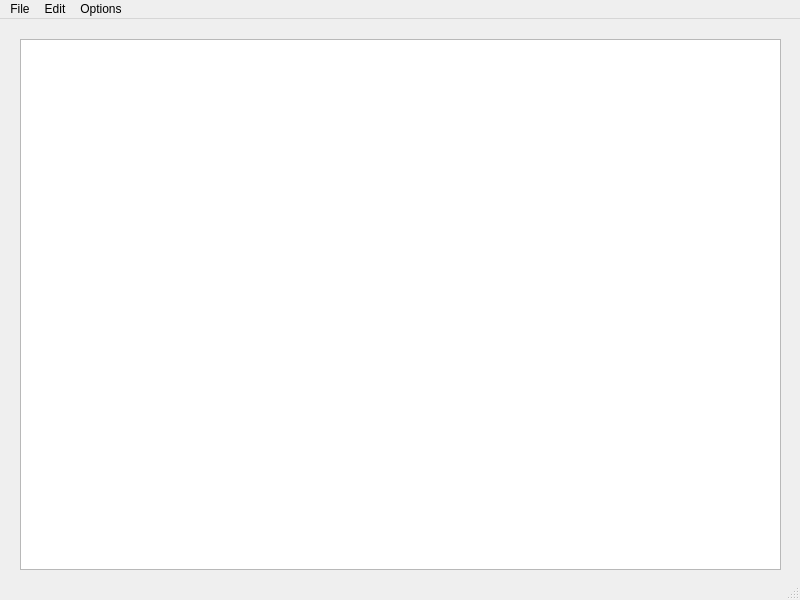
<?xml version="1.0" encoding="UTF-8"?>
<ui version="4.0">
 <class>MainWindow</class>
 <widget class="QMainWindow" name="MainWindow">
  <property name="geometry">
   <rect>
    <x>0</x>
    <y>0</y>
    <width>800</width>
    <height>600</height>
   </rect>
  </property>
  <property name="windowTitle">
   <string>EasyTXT</string>
  </property>

  <widget class="QWidget" name="centralwidget">
   <widget class="QTextEdit" name="textEdit">
    <property name="geometry">
     <rect>
      <x>20</x>
      <y>20</y>
      <width>761</width>
      <height>531</height>
     </rect>
    </property>
   </widget>
  </widget>

  <widget class="QMenuBar" name="menubar">
   <property name="geometry">
    <rect>
     <x>0</x>
     <y>0</y>
     <width>800</width>
     <height>26</height>
    </rect>
   </property>

   <widget class="QMenu" name="menuFile">
    <property name="title">
     <string>File</string>
    </property>
    <addaction name="actionOpen"/>
    <addaction name="actionSave"/>
    <addaction name="separator"/>
    <addaction name="actionExit"/>
   </widget>

   <widget class="QMenu" name="menuEdit">
    <property name="title">
     <string>Edit</string>
    </property>
    <addaction name="actionUndo"/>
    <addaction name="actionRedo"/>
    <addaction name="separator"/>
    <addaction name="actionCopy"/>
    <addaction name="actionSelect_All"/>
   </widget>

   <widget class="QMenu" name="menuOptions">
    <property name="title">
     <string>Options</string>
    </property>

    <widget class="QMenu" name="menuTheme">
     <property name="title">
      <string>Theme</string>
     </property>
     <addaction name="actionLight_Mode"/>
     <addaction name="actionDark_Mode"/>
    </widget>

    <addaction name="menuTheme"/>
    <addaction name="actionEdit_Font_Info"/>
   </widget>

   <addaction name="menuFile"/>
   <addaction name="menuEdit"/>
   <addaction name="menuOptions"/>
  </widget>

  <widget class="QStatusBar" name="statusbar"/>

  <action name="actionOpen">
   <property name="text">
    <string>Open</string>
   </property>
  </action>

  <action name="actionSave">
   <property name="text">
    <string>Save</string>
   </property>
  </action>

  <action name="actionExit">
   <property name="text">
    <string>Exit</string>
   </property>
  </action>

  <action name="actionUndo">
   <property name="text">
    <string>Undo</string>
   </property>
  </action>

  <action name="actionRedo">
   <property name="text">
    <string>Redo</string>
   </property>
  </action>

  <action name="actionCopy">
   <property name="text">
    <string>Copy</string>
   </property>
  </action>

  <action name="actionSelect_All">
   <property name="text">
    <string>Select All</string>
   </property>
  </action>

  <action name="actionLight_Mode">
   <property name="text">
    <string>Light Mode</string>
   </property>
  </action>

  <action name="actionDark_Mode">
   <property name="text">
    <string>Dark Mode</string>
   </property>
  </action>

  <action name="actionEdit_Font_Info">
   <property name="text">
    <string>Edit Font Info</string>
   </property>
  </action>

 </widget>
 <resources/>
 <connections/>
</ui>
